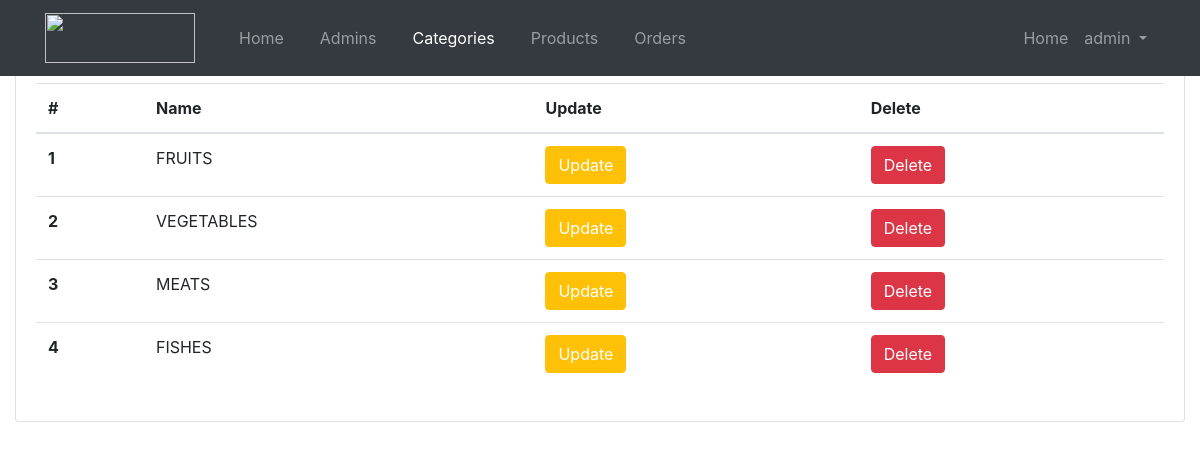
The page /admin-panel/categories-admins/show-categories.php (signed in) on the database its author committed.
### tables this page shows
CREATE TABLE `categories` (
  `id` int(3) NOT NULL AUTO_INCREMENT,
  `name` varchar(200) NOT NULL,
  `image` varchar(200) NOT NULL,
  `icon` varchar(200) NOT NULL,
  `description` varchar(200) NOT NULL,
  `created_at` timestamp NOT NULL DEFAULT current_timestamp(),
  PRIMARY KEY (`id`)
);

### admin-panel/categories-admins/show-categories.php (the view, shortened to what this page needs)
<?php require "../layouts/header.php"; ?>
<?php require "../../config/config.php"; ?>
<?php
  $categories = $conn->query("SELECT * FROM categories");
  $categories->execute();
  $allCategories = $categories->fetchAll(PDO::FETCH_OBJ);
?>
      <div class="row">
        <div class="col">
          <div class="card">
            <div class="card-body">
              <h5 class="card-title mb-4 d-inline">Categories</h5>
             <a  href="<?php echo ADMINURL; ?>/categories-admins/create-category.php" class="btn btn-primary mb-4 text-center float-right">Create Categories</a>
              <table class="table">
                <thead>
                  <tr>
                    <th scope="col">#</th>
                    <th scope="col">Name</th>
                    <th scope="col">Update</th>
                    <th scope="col">Delete</th>
                  </tr>
                </thead>
                <tbody>
                  <?php foreach($allCategories as $category) : ?>
                    <tr>
                      <th scope="row"><?php echo  $category->id; ?></th>
                      <td><?php echo  $category->name; ?></td>
                      <td><a  href="update-category.php?id=<?php echo $category->id; ?>" class="btn btn-warning text-white text-center ">Update </a></td>
                      <td><a href="delete-category.php?id=<?php echo $category->id; ?>" class="btn btn-danger  text-center ">Delete </a></td>
                    </tr>
                  <?php endforeach; ?>
                </tbody>
              </table>
            </div>
          </div>
        </div>
      </div>
 <?php require "../layouts/footer.php"; ?>

### rows shown on the page
categories: id "1", name "FRUITS"
categories: id "2", name "VEGETABLES"
categories: id "3", name "MEATS"
categories: id "4", name "FISHES"

### other values the page prints
$_SESSION['adminname'] "admin"
